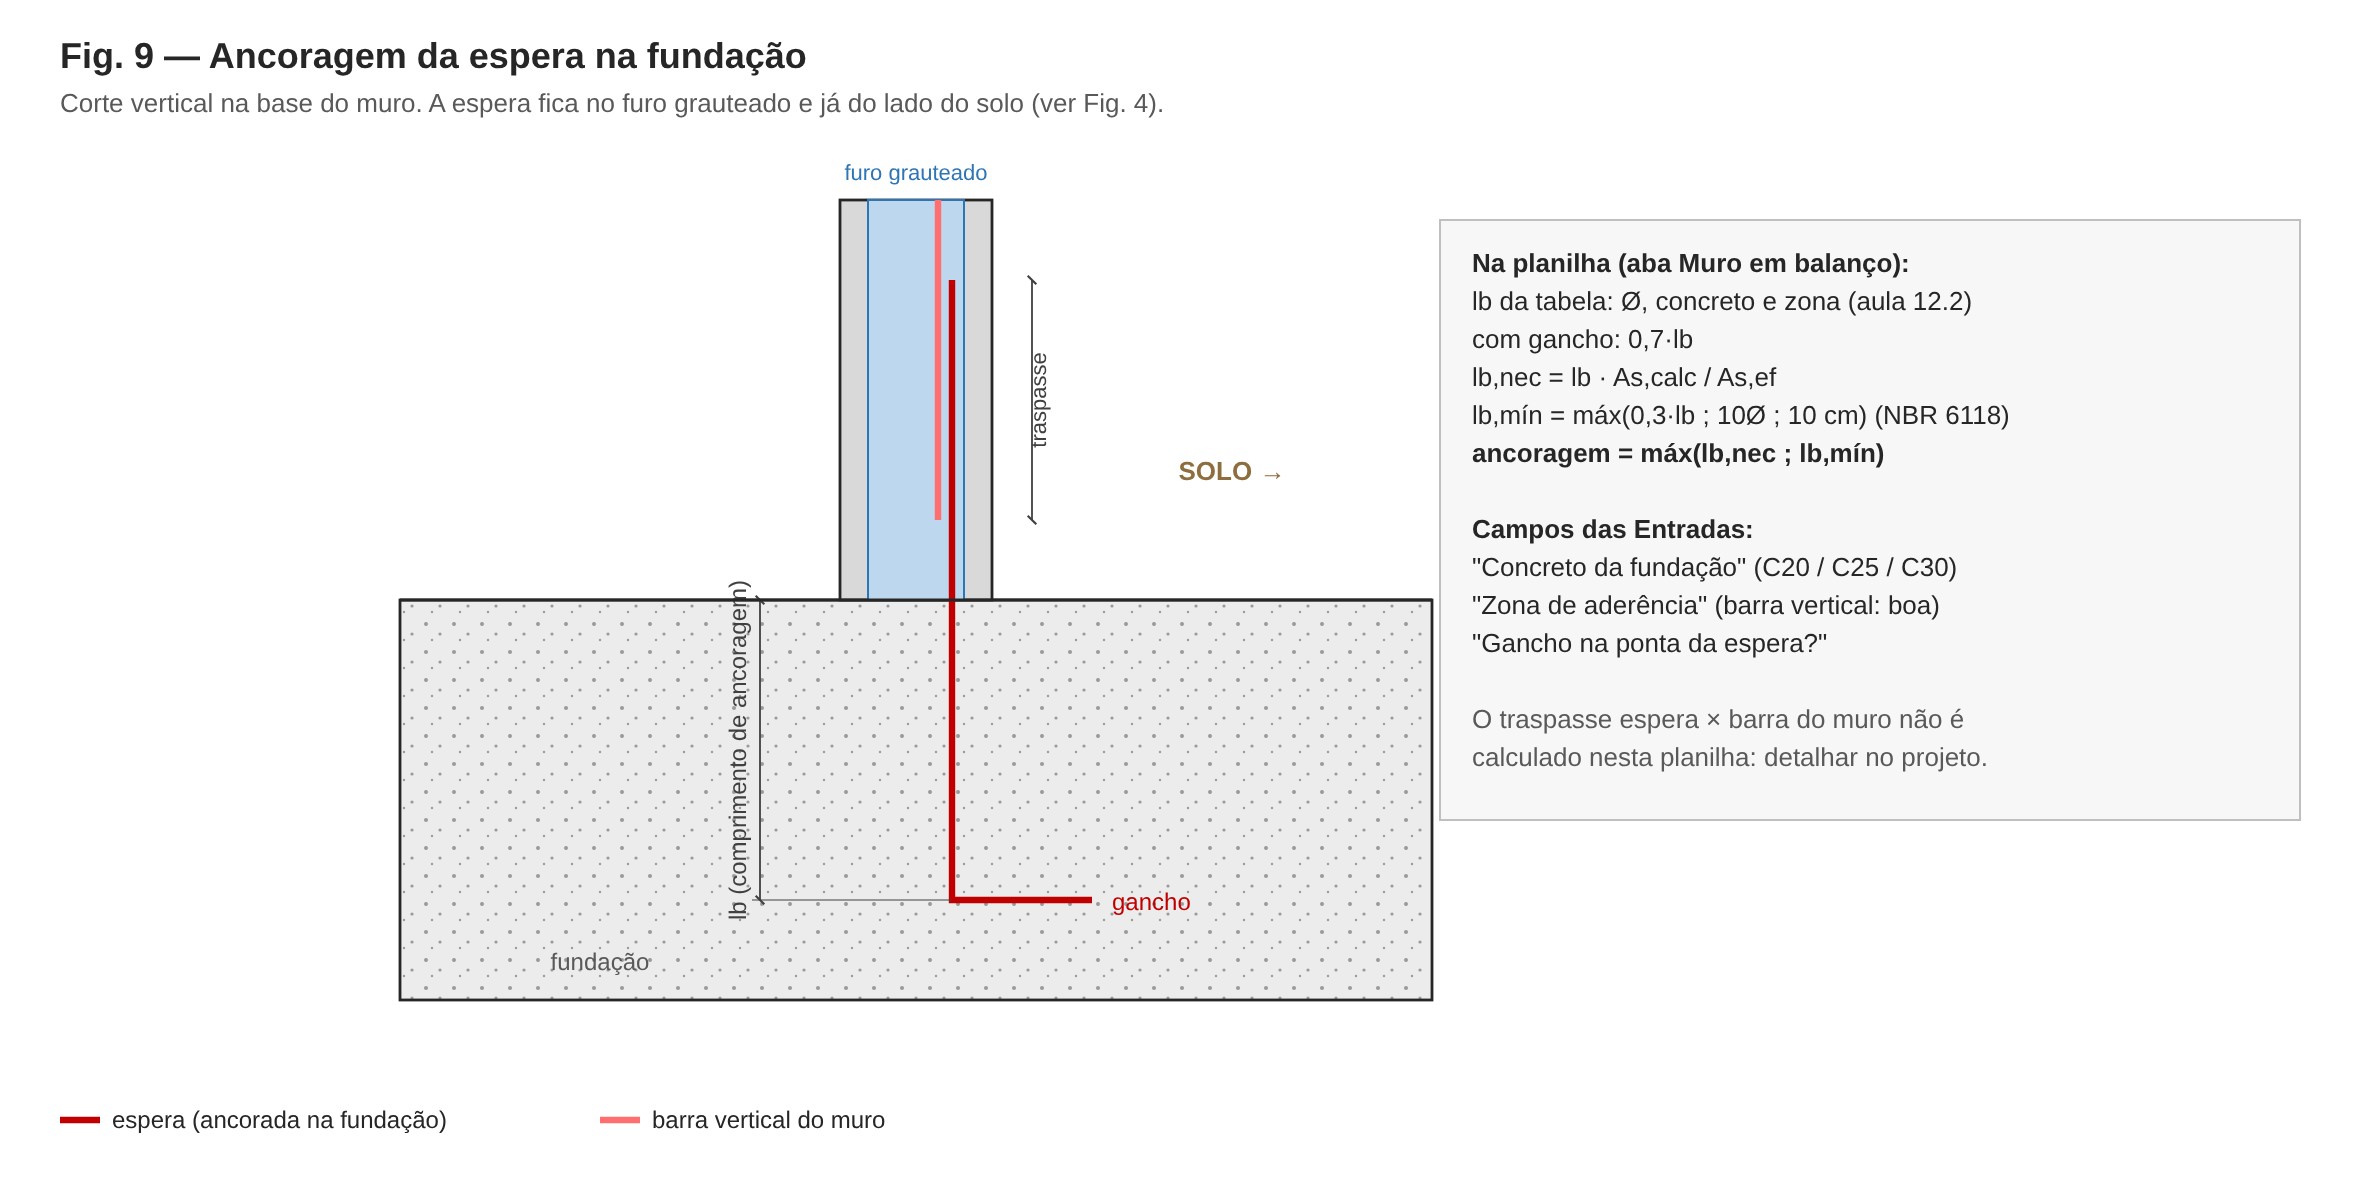

Generate this figure with Python:
from figlib import SVG, C
W, H = 1180, 600
s = SVG(W, H)
s.text(30, 34, 'Fig. 9 — Ancoragem da espera na fundação', size=18, anchor='start', weight='bold')
s.text(30, 56, 'Corte vertical na base do muro. A espera fica no furo grauteado e já do lado do solo (ver Fig. 4).', size=13, anchor='start', color=C['note'])
xw, yb = 420, 300           # face externa do muro / topo da fundação
t = 76                      # 19 cm × 4 px
s.rect(xw - 220, yb, t + 440, 200, fill='url(#conc)', stroke=C['line'], sw=1.4)
s.text(xw - 120, yb + 185, 'fundação', size=12, color=C['note'])
s.rect(xw, yb - 200, t, 200, fill=C['blockfill'], stroke=C['line'], sw=1.4)
s.rect(xw + 14, yb - 200, t - 28, 200, fill=C['groutfill'], stroke=C['grout'], sw=1)
s.text(xw + t / 2, yb - 210, 'furo grauteado', size=11, color=C['grout'])
s.text(xw + t + 120, yb - 60, 'SOLO →', size=13, color=C['soil'], weight='bold')
xe = xw + t - 20           # espera do lado do solo
lb = 150
# espera com gancho
s.pline([(xe, yb - 160), (xe, yb + lb), (xe + 70, yb + lb)], stroke=C['steel'], sw=3.2)
# barra do muro (traspasse)
s.line(xe - 7, yb - 200, xe - 7, yb - 40, stroke='#ff6f6f', sw=3.2)
s.dim_v(xe + 40, yb - 160, yb - 40, 'traspasse', side=1, size=11)
s.dim_v(xw - 40, yb, yb + lb, 'lb (comprimento de ancoragem)', side=-1, ext_from=(xe, xe), size=12)
s.text(xe + 80, yb + lb + 5, 'gancho', size=12, anchor='start', color=C['steel'])
s.line(xw - 220, yb, xw + t + 220, yb, stroke=C['line'], sw=1.4)
# quadro de fórmulas
bx, by = 720, 110
s.rect(bx, by, 430, 300, fill='#f7f7f7', stroke='#bfbfbf', sw=1)
lines = [('Na planilha (aba Muro em balanço):', True), ('lb da tabela: Ø, concreto e zona (aula 12.2)', False),
         ('com gancho: 0,7·lb', False), ('lb,nec = lb · As,calc / As,ef', False), ('lb,mín = máx(0,3·lb ; 10Ø ; 10 cm)  (NBR 6118)', False),
         ('ancoragem = máx(lb,nec ; lb,mín)', True), ('', False), ('Campos das Entradas:', True), ('"Concreto da fundação" (C20 / C25 / C30)', False),
         ('"Zona de aderência" (barra vertical: boa)', False), ('"Gancho na ponta da espera?"', False), ('', False), ('O traspasse espera × barra do muro não é', False), ('calculado nesta planilha: detalhar no projeto.', False)]
for i, (l, b) in enumerate(lines):
    s.text(bx + 16, by + 26 + i * 19, l, size=13, anchor='start', weight='bold' if b else 'normal', color=C['note'] if l.startswith('O traspasse') or l.startswith('calculado') else C['line'])
s.line(30, 560, 50, 560, stroke=C['steel'], sw=3.2); s.text(56, 564, 'espera (ancorada na fundação)', size=12, anchor='start')
s.line(300, 560, 320, 560, stroke='#ff6f6f', sw=3.2); s.text(326, 564, 'barra vertical do muro', size=12, anchor='start')
s.save('fig09_ancoragem.svg'); print('ok')
